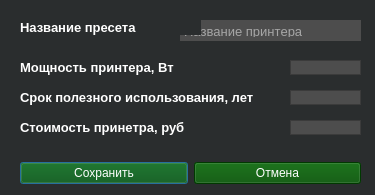
<?xml version="1.0" encoding="UTF-8"?>
<ui version="4.0">
  <class>SettingsPreset</class>
  <widget class="QDialog" name="SettingsPreset">
    <property name="styleSheet">
      <string notr="true">
    background-color: rgb(42, 45, 46);
    color: white; 
      </string>
    </property>
    <property name="geometry">
      <rect>
        <x>0</x>
        <y>0</y>
        <width>375</width>
        <height>195</height>
      </rect>
    </property>
    <property name="windowTitle">
      <string>Настройки пресета принтера</string>
    </property>
    <property name="windowIcon">
      <iconset>
        <normaloff>:/img/logo-1.png</normaloff>
      </iconset>
    </property>
    <widget class="QLabel" name="price_printer">
      <property name="geometry">
        <rect>
          <x>20</x>
          <y>120</y>
          <width>181</width>
          <height>15</height>
        </rect>
      </property>
      <property name="font">
        <font>
          <pointsize>10</pointsize>
          <bold>true</bold>
        </font>
      </property>
      <property name="styleSheet">
        <string notr="true">color: rgb(255, 255, 255);</string>
      </property>
      <property name="text">
        <string>Стоимость принетра, руб</string>
      </property>
    </widget>
    <widget class="QPlainTextEdit" name="input_prise_printer">
      <property name="geometry">
        <rect>
          <x>290</x>
          <y>120</y>
          <width>71</width>
          <height>15</height>
        </rect>
      </property>
      <property name="sizePolicy">
        <sizepolicy hsizetype="Fixed" vsizetype="Fixed">
          <horstretch>0</horstretch>
          <verstretch>0</verstretch>
        </sizepolicy>
      </property>
      <property name="font">
        <font>
          <pointsize>10</pointsize>
          <bold>true</bold>
          <stylestrategy>PreferAntialias</stylestrategy>
        </font>
      </property>
      <property name="acceptDrops">
        <bool>false</bool>
      </property>
      <property name="toolTipDuration">
        <number>0</number>
      </property>
      <property name="whatsThis">
        <string/>
      </property>
      <property name="autoFillBackground">
        <bool>false</bool>
      </property>
      <property name="styleSheet">
        <string notr="true">background-color: rgb(77, 77, 77);</string>
      </property>
      <property name="inputMethodHints">
        <set>Qt::InputMethodHint::ImhDigitsOnly</set>
      </property>
      <property name="lineWidth">
        <number>0</number>
      </property>
      <property name="verticalScrollBarPolicy">
        <enum>Qt::ScrollBarPolicy::ScrollBarAlwaysOff</enum>
      </property>
      <property name="horizontalScrollBarPolicy">
        <enum>Qt::ScrollBarPolicy::ScrollBarAsNeeded</enum>
      </property>
      <property name="undoRedoEnabled">
        <bool>false</bool>
      </property>
      <property name="lineWrapMode">
        <enum>QPlainTextEdit::LineWrapMode::NoWrap</enum>
      </property>
      <property name="plainText">
        <string notr="true"/>
      </property>
      <property name="tabStopDistance">
        <double>80.000000000000000</double>
      </property>
      <property name="maximumBlockCount">
        <number>3</number>
      </property>
      <property name="centerOnScroll">
        <bool>false</bool>
      </property>
      <property name="placeholderText">
        <string notr="true">0</string>
      </property>
    </widget>
    <widget class="QLabel" name="power_printer">
      <property name="geometry">
        <rect>
          <x>20</x>
          <y>60</y>
          <width>181</width>
          <height>15</height>
        </rect>
      </property>
      <property name="font">
        <font>
          <pointsize>10</pointsize>
          <bold>true</bold>
        </font>
      </property>
      <property name="styleSheet">
        <string notr="true">color: rgb(255, 255, 255);</string>
      </property>
      <property name="text">
        <string>Мощность принтера, Вт</string>
      </property>
    </widget>
    <widget class="QWidget" name="layoutWidget">
      <property name="geometry">
        <rect>
          <x>20</x>
          <y>160</y>
          <width>341</width>
          <height>27</height>
        </rect>
      </property>
      <layout class="QHBoxLayout" name="horizontalLayout">
        <item>
          <widget class="QPushButton" name="save">
            <property name="styleSheet">
              <string notr="true">background-color: rgb(0, 80, 0);</string>
            </property>
            <property name="text">
              <string>Сохранить</string>
            </property>
          </widget>
        </item>
        <item>
          <widget class="QPushButton" name="cancel">
            <property name="styleSheet">
              <string notr="true">background-color: rgb(0, 80, 0);</string>
            </property>
            <property name="text">
              <string>Отмена</string>
            </property>
          </widget>
        </item>
      </layout>
    </widget>
    <widget class="QPlainTextEdit" name="input_time_to_use">
      <property name="geometry">
        <rect>
          <x>290</x>
          <y>90</y>
          <width>71</width>
          <height>15</height>
        </rect>
      </property>
      <property name="sizePolicy">
        <sizepolicy hsizetype="Fixed" vsizetype="Fixed">
          <horstretch>0</horstretch>
          <verstretch>0</verstretch>
        </sizepolicy>
      </property>
      <property name="font">
        <font>
          <pointsize>10</pointsize>
          <bold>true</bold>
          <stylestrategy>PreferAntialias</stylestrategy>
        </font>
      </property>
      <property name="acceptDrops">
        <bool>false</bool>
      </property>
      <property name="toolTipDuration">
        <number>0</number>
      </property>
      <property name="whatsThis">
        <string/>
      </property>
      <property name="autoFillBackground">
        <bool>false</bool>
      </property>
      <property name="styleSheet">
        <string notr="true">background-color: rgb(77, 77, 77);</string>
      </property>
      <property name="inputMethodHints">
        <set>Qt::InputMethodHint::ImhDigitsOnly</set>
      </property>
      <property name="lineWidth">
        <number>0</number>
      </property>
      <property name="verticalScrollBarPolicy">
        <enum>Qt::ScrollBarPolicy::ScrollBarAlwaysOff</enum>
      </property>
      <property name="horizontalScrollBarPolicy">
        <enum>Qt::ScrollBarPolicy::ScrollBarAsNeeded</enum>
      </property>
      <property name="undoRedoEnabled">
        <bool>false</bool>
      </property>
      <property name="lineWrapMode">
        <enum>QPlainTextEdit::LineWrapMode::NoWrap</enum>
      </property>
      <property name="plainText">
        <string notr="true"/>
      </property>
      <property name="tabStopDistance">
        <double>80.000000000000000</double>
      </property>
      <property name="maximumBlockCount">
        <number>3</number>
      </property>
      <property name="centerOnScroll">
        <bool>false</bool>
      </property>
      <property name="placeholderText">
        <string notr="true">0</string>
      </property>
    </widget>
    <widget class="QPlainTextEdit" name="input_power">
      <property name="geometry">
        <rect>
          <x>290</x>
          <y>60</y>
          <width>71</width>
          <height>15</height>
        </rect>
      </property>
      <property name="sizePolicy">
        <sizepolicy hsizetype="Fixed" vsizetype="Fixed">
          <horstretch>0</horstretch>
          <verstretch>0</verstretch>
        </sizepolicy>
      </property>
      <property name="font">
        <font>
          <pointsize>10</pointsize>
          <bold>true</bold>
          <stylestrategy>PreferAntialias</stylestrategy>
        </font>
      </property>
      <property name="acceptDrops">
        <bool>false</bool>
      </property>
      <property name="toolTipDuration">
        <number>0</number>
      </property>
      <property name="whatsThis">
        <string/>
      </property>
      <property name="autoFillBackground">
        <bool>false</bool>
      </property>
      <property name="styleSheet">
        <string notr="true">background-color: rgb(77, 77, 77);</string>
      </property>
      <property name="inputMethodHints">
        <set>Qt::InputMethodHint::ImhDigitsOnly</set>
      </property>
      <property name="lineWidth">
        <number>0</number>
      </property>
      <property name="verticalScrollBarPolicy">
        <enum>Qt::ScrollBarPolicy::ScrollBarAlwaysOff</enum>
      </property>
      <property name="horizontalScrollBarPolicy">
        <enum>Qt::ScrollBarPolicy::ScrollBarAsNeeded</enum>
      </property>
      <property name="undoRedoEnabled">
        <bool>false</bool>
      </property>
      <property name="lineWrapMode">
        <enum>QPlainTextEdit::LineWrapMode::NoWrap</enum>
      </property>
      <property name="plainText">
        <string notr="true"/>
      </property>
      <property name="tabStopDistance">
        <double>80.000000000000000</double>
      </property>
      <property name="maximumBlockCount">
        <number>3</number>
      </property>
      <property name="centerOnScroll">
        <bool>false</bool>
      </property>
      <property name="placeholderText">
        <string notr="true">0</string>
      </property>
    </widget>
    <widget class="QTextEdit" name="Input_name_printer">
      <property name="enabled">
        <bool>true</bool>
      </property>
      <property name="geometry">
        <rect>
          <x>180</x>
          <y>20</y>
          <width>181</width>
          <height>21</height>
        </rect>
      </property>
      <property name="font">
        <font>
          <pointsize>10</pointsize>
          <stylestrategy>PreferAntialias</stylestrategy>
          <kerning>false</kerning>
        </font>
      </property>
      <property name="tabletTracking">
        <bool>false</bool>
      </property>
      <property name="acceptDrops">
        <bool>true</bool>
      </property>
      <property name="styleSheet">
        <string notr="true">background-color: rgb(77, 77, 77);</string>
      </property>
      <property name="frameShape">
        <enum>QFrame::Shape::NoFrame</enum>
      </property>
      <property name="frameShadow">
        <enum>QFrame::Shadow::Sunken</enum>
      </property>
      <property name="verticalScrollBarPolicy">
        <enum>Qt::ScrollBarPolicy::ScrollBarAlwaysOff</enum>
      </property>
      <property name="horizontalScrollBarPolicy">
        <enum>Qt::ScrollBarPolicy::ScrollBarAlwaysOff</enum>
      </property>
      <property name="autoFormatting">
        <set>QTextEdit::AutoFormattingFlag::AutoBulletList</set>
      </property>
      <property name="tabChangesFocus">
        <bool>true</bool>
      </property>
      <property name="documentTitle">
        <string notr="true"/>
      </property>
      <property name="undoRedoEnabled">
        <bool>false</bool>
      </property>
      <property name="lineWrapMode">
        <enum>QTextEdit::LineWrapMode::WidgetWidth</enum>
      </property>
      <property name="markdown">
        <string/>
      </property>
      <property name="acceptRichText">
        <bool>false</bool>
      </property>
      <property name="cursorWidth">
        <number>1</number>
      </property>
      <property name="textInteractionFlags">
        <set>Qt::TextInteractionFlag::TextEditorInteraction</set>
      </property>
      <property name="placeholderText">
        <string>Название принтера</string>
      </property>
    </widget>
    <widget class="QLabel" name="time_to_use">
      <property name="geometry">
        <rect>
          <x>20</x>
          <y>90</y>
          <width>261</width>
          <height>15</height>
        </rect>
      </property>
      <property name="font">
        <font>
          <pointsize>10</pointsize>
          <bold>true</bold>
        </font>
      </property>
      <property name="styleSheet">
        <string notr="true">color: rgb(255, 255, 255);</string>
      </property>
      <property name="text">
        <string>Срок полезного использования, лет</string>
      </property>
    </widget>
    <widget class="QLabel" name="name_printer">
      <property name="geometry">
        <rect>
          <x>20</x>
          <y>20</y>
          <width>181</width>
          <height>15</height>
        </rect>
      </property>
      <property name="font">
        <font>
          <pointsize>10</pointsize>
          <bold>true</bold>
        </font>
      </property>
      <property name="styleSheet">
        <string notr="true">color: rgb(255, 255, 255);</string>
      </property>
      <property name="text">
        <string>Название пресета</string>
      </property>
    </widget>
  </widget>
  <resources/>
  <connections/>
</ui>
